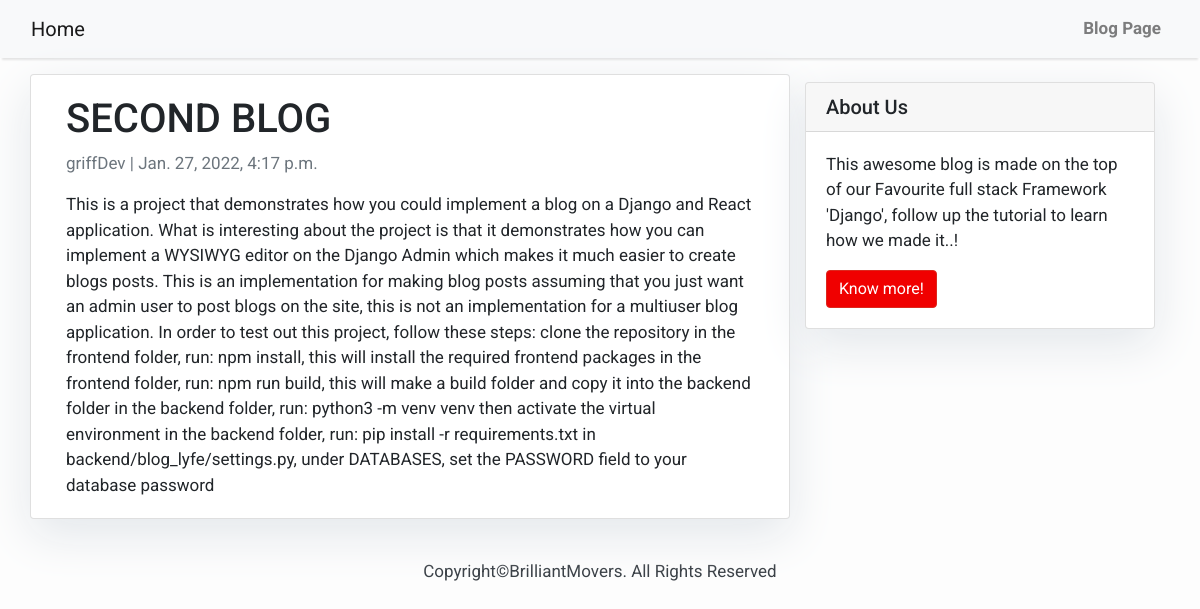
Page /second-blog/ on the committed database.
### brilliantblog/models.py (models this page shows, shortened)
class Post(models.Model):
    title = models.CharField(max_length=200, unique=True)
    slug = models.SlugField(max_length=200, unique=True)
    author = models.ForeignKey(User, on_delete= models.CASCADE,related_name='blog_posts')
    updated_on = models.DateTimeField(auto_now= True)
    content = models.TextField()
    created_on = models.DateTimeField(auto_now_add=True)
    status = models.IntegerField(choices=STATUS, default=0)
    class Meta:
        ordering = ['-created_on']

### brilliantblog/views.py (the view)
# urls.py: path('<slug:slug>/', views.PostDetail.as_view(), name='post_detail'),
class PostDetail(generic.DetailView):
    model = Post
    template_name = 'brilliantblog/post_detail.html'

### templates/brilliantblog/post_detail.html
{% extends 'brilliantblog/base.html' %} {% block content %}
<div class="container">
  <div class="row">
    <div class="col-md-8 card mb-4  mt-3 left  top">
      <div class="card-body">
        <h1>{% block title %} {{ object.title }} {% endblock title %}</h1>
        <p class=" text-muted">{{ post.author }} | {{ post.created_on }}</p>
        <p class="card-text ">{{ object.content | safe }}</p>
      </div>
    </div>
    {% block sidebar %} {% include 'brilliantblog/sidebar.html' %} {% endblock sidebar %}
  </div>
</div>
{% endblock content %}

### templates/brilliantblog/base.html (style rules this page uses)
body { font-family: "Roboto", sans-serif; font-size: 17px; background-color: #fdfdfd; }

### templates/brilliantblog/sidebar.html (style rules this page uses)
.card { box-shadow: 0 16px 48px #E3E7EB; }

### rows in the picture
Post: title "SECOND BLOG", author "griffDev", created_on "Jan. 27, 2022, 4:17 p.m.", content "This is a project that demonstrates how you could implement a blog on a Django and React application. What is interesting about the project is that it demonstrates how you can implement a WYSIWYG editor on the Django Admin which makes it much easier to create blogs posts. This is an implementation for making blog posts assuming that you just want an admin user to post blogs on the site, this is not an implementation for a multiuser blog application. In order to test out this project, follow these steps: clone the repository in the frontend folder, run: npm install, this will install the required frontend packages in the frontend folder, run: npm run build, this will make a build folder and…"
